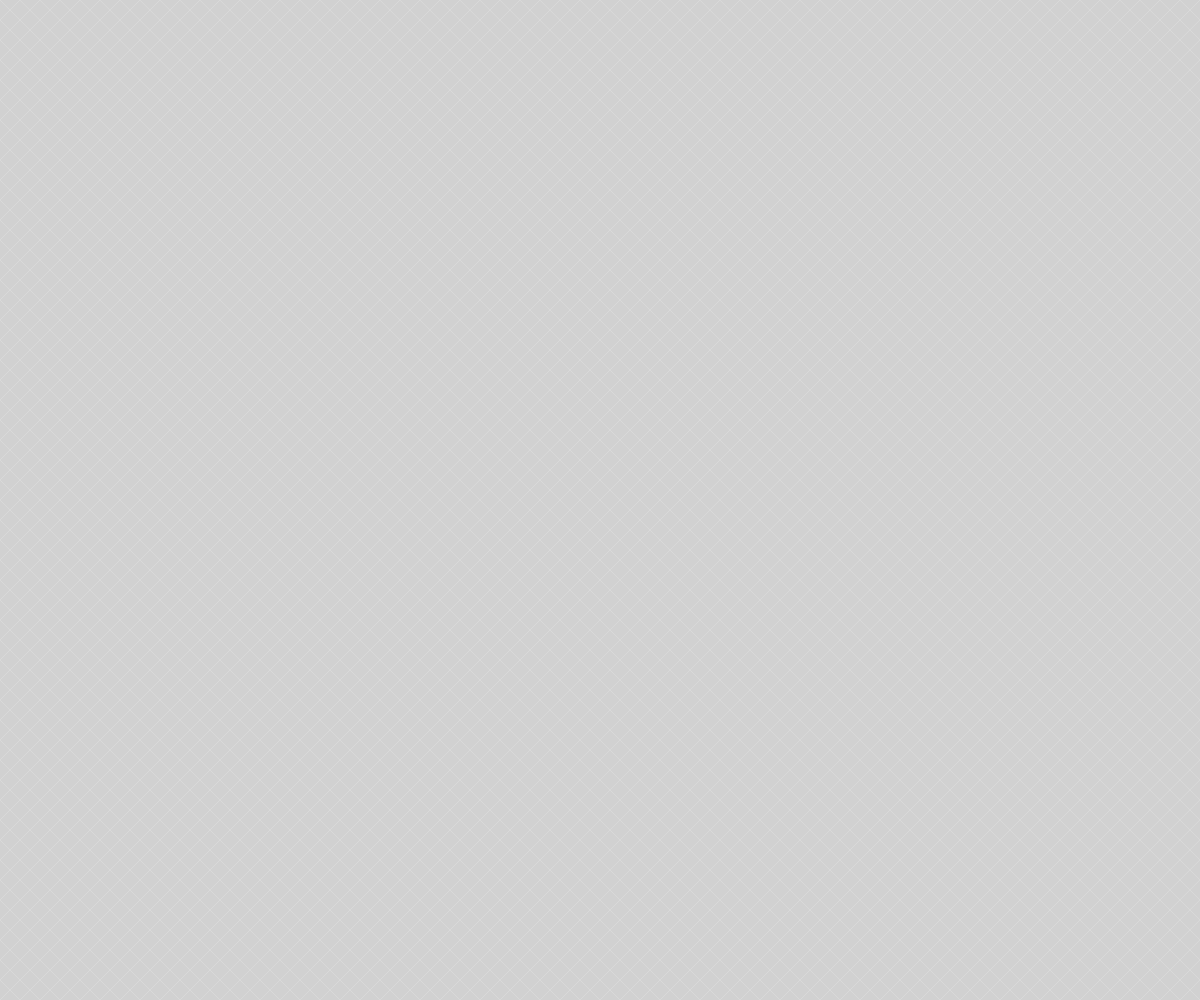
Frame 1 (no input)
Frame 60 (no input): identical to frame 1, image omitted
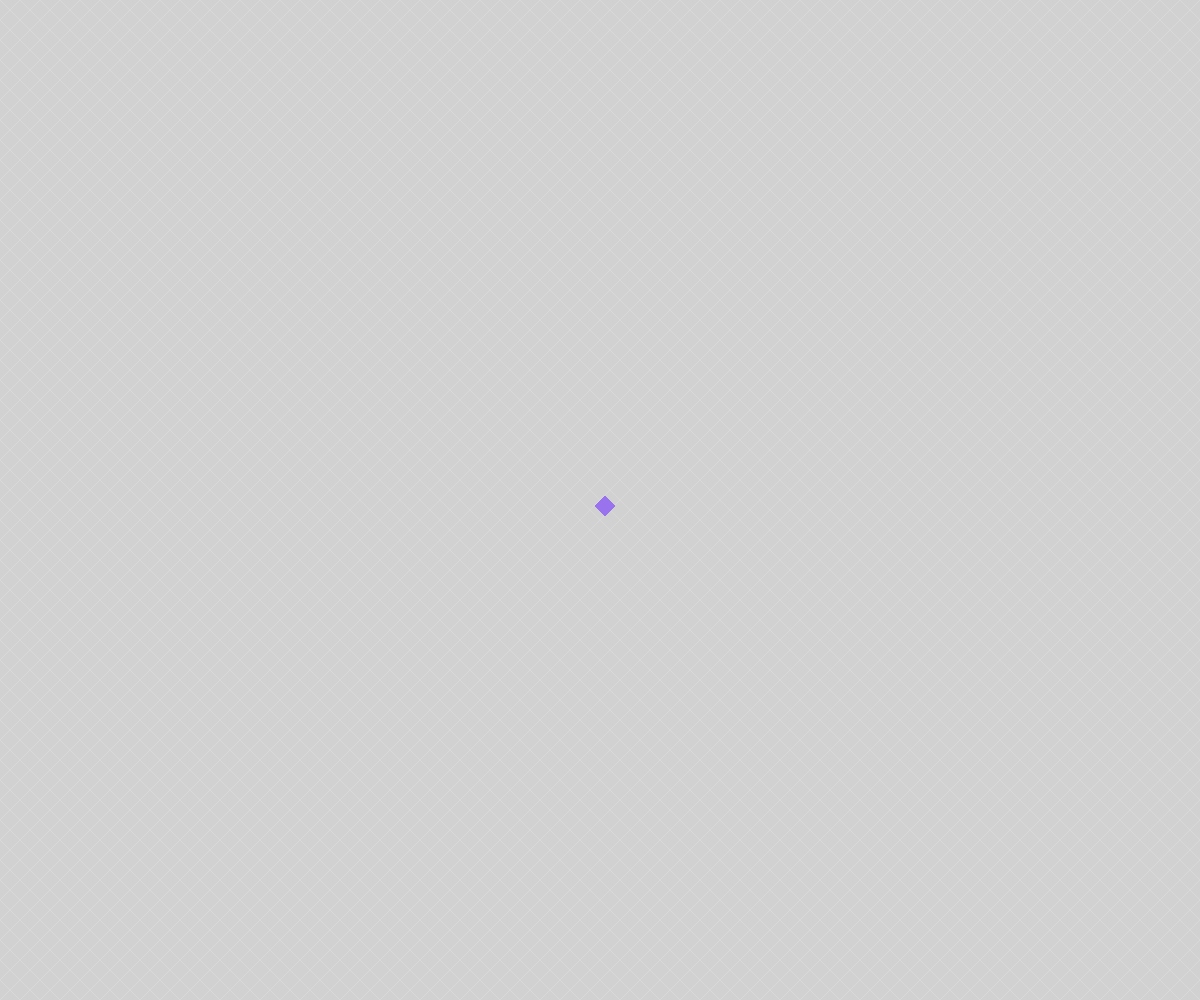
Frame 120 (the mouse pressed at the canvas centre since frame 60)

The p5.js sketch that drew these frames (run headless with seeded random() and noise() and a simulated clock; from frame 60 on, the mouse is pressed at the canvas centre):

// p5.js sketch
// ── sketch.js

// http://purin.co/Experiments-with-P5-js
// Click on each pixel to draw. Sorry...no deleting pixels for now.

var s;

function setup() {
  createCanvas(windowWidth, windowHeight);
  s = 10;
  background('#D1D1D1');
  stroke('#D9D9D9');
  strokeWeight(1);
  for (var i = -height; i < width; i+=20) {
    line(i, 0, i+height, height);
  }
  for (var j = 0; j < height + width; j+=20) {
    line(0, j, width, j-width);
  }
}

function draw() {


  noStroke();
  mX = 5+(int(mouseX/(s*2)))*(s*2);
  mY = 6+(int(mouseY/(s*2)))*(s*2);
  if (mouseIsPressed) {
    fill('#9972ED');
    quad(mX, mY-s, mX+s, mY, mX, mY+s, mX-s, mY);
  }


}

function windowResized() {
  resizeCanvas(windowWidth, windowHeight);
}
